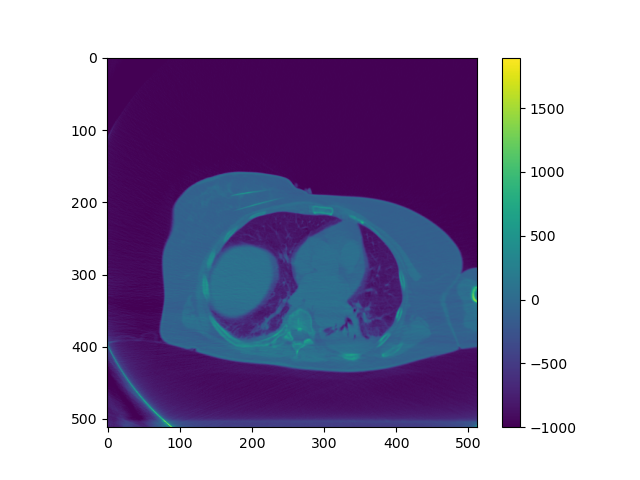
#> input picture CT49.png, 640 x 480 px
$ python trimming.py
#> lines starting #> are read from the running program, lines starting #| are printed output that depends on the picture
from PIL import Image

import numpy as np
im = np.array(Image.open('CT49.png'))
#> im is the input picture: shape (480, 640, 4); mean R, G, B, A 163.1, 154.5, 184, 255


print("Before trimming:",im.shape)
#| Before trimming: (480, 640, 4)


im_trim = im[240:400, 128:450]
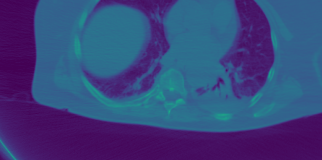
#> im_trim: shape (160, 322, 4); mean R, G, B, A 57.3, 68.7, 124.6, 255

print("After trimming:",im_trim.shape)
#| After trimming: (160, 322, 4)


Image.fromarray(im_trim).save('otherhalf_CT49.png')

$ run again, with Elbow.png copied over CT49.png
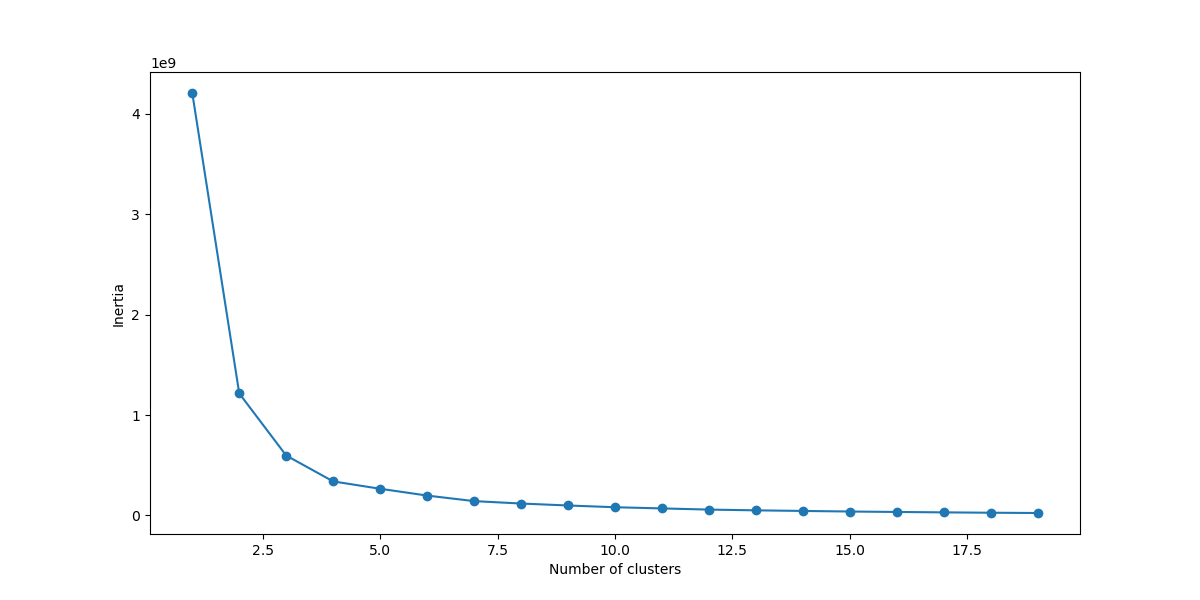
#> input picture Elbow.png, 1200 x 600 px
#> im is the input picture: shape (600, 1200, 4); mean R, G, B, A 252.4, 252.8, 253.1, 255
#| Before trimming: (600, 1200, 4)
#> `im_trim = im[240:400, 128:450]`:
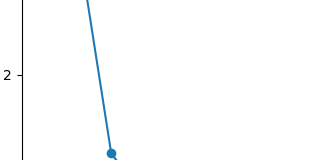
#> im_trim: shape (160, 322, 4); mean R, G, B, A 252.3, 252.9, 253.4, 255
#| After trimming: (160, 322, 4)

$ run again, with hardware_fail.png copied over CT49.png
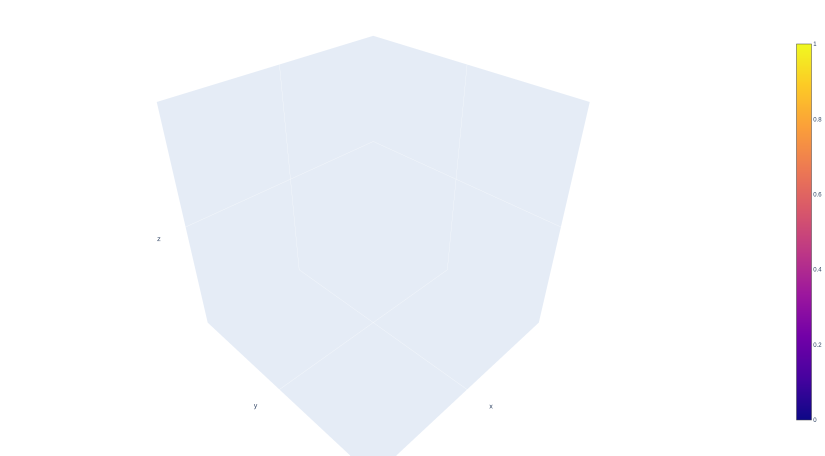
#> input picture hardware_fail.png, 1649 x 911 px (shown at 1/2 size)
#> im is the input picture: shape (911, 1649, 4); mean R, G, B, A 245.1, 246.1, 249.7, 255
#| Before trimming: (911, 1649, 4)
#> `im_trim = im[240:400, 128:450]`:
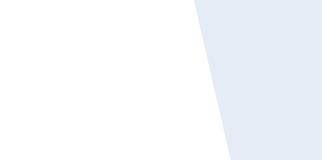
#> im_trim: shape (160, 322, 4); mean R, G, B, A 246.1, 248.5, 251.9, 255
#| After trimming: (160, 322, 4)
